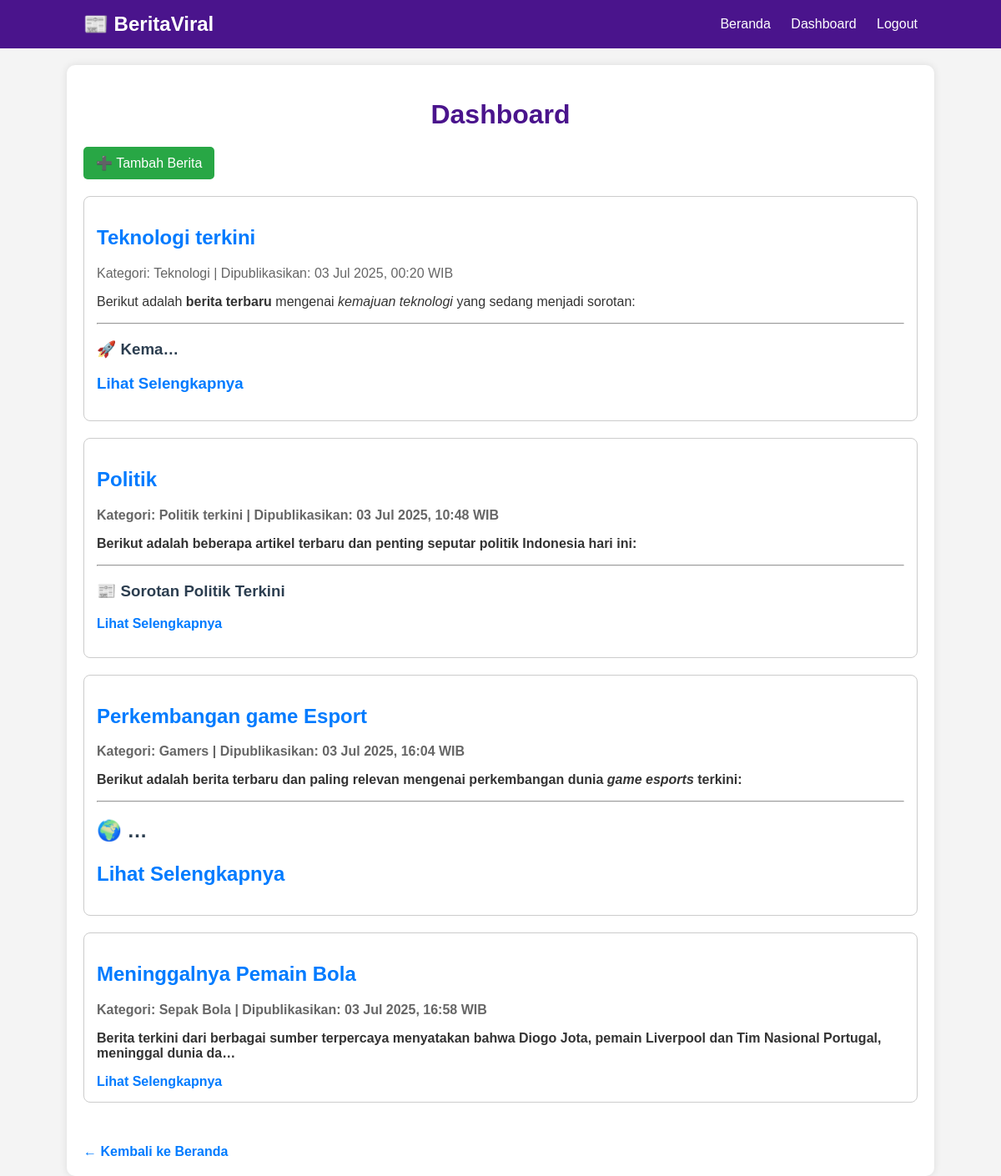
The page /dashboard/ (signed in) on the database its author committed.
### news/models.py (models this page shows, shortened)
class Berita(models.Model):
    judul = models.CharField(max_length=200)
    kategori = models.ForeignKey(Kategori, on_delete=models.CASCADE)
    konten = RichTextField()  # Gunakan CKEditor
    created_at = models.DateTimeField(auto_now_add=True)
    thumbnail = models.ImageField(upload_to='thumbnails/', blank=True, null=True)
    gambar = models.ImageField(upload_to='gambar/', blank=True, null=True)

class Kategori(models.Model):
    nama = models.CharField(max_length=100)
    class Meta:
        verbose_name_plural = "Kategori"

### news/views.py (the view)
# urls.py: path('dashboard/', views.dashboard, name='dashboard'),
@login_required
def dashboard(request):
    berita_user = Berita.objects.all()  # Bisa difilter berdasarkan user jika modelnya mendukung
    return render(request, 'dashboard.html', {'berita_user': berita_user})

### news/templates/dashboard.html (shortened to what this page needs)
{% extends "base.html" %}
{% block content %}
<h1>Dashboard</h1>
<a href="{% url 'tambah_berita' %}"
    style="display: inline-block; margin-bottom: 20px; background-color: #28a745; color: white; padding: 10px 15px; border-radius: 5px; text-decoration: none;">
    ➕ Tambah Berita
</a>
{% if berita_user %}
{% for b in berita_user %}
<div style="margin-bottom: 20px; border: 1px solid #ccc; padding: 15px; border-radius: 8px;">
    <h2><a href="{% url 'berita_detail' b.pk %}">{{ b.judul }}</a></h2>
    <p style="color: #666;">
        Kategori: {{ b.kategori.nama }} |
        Dipublikasikan: {{ b.created_at|date:"d M Y, H:i" }} WIB
    </p>
    <p>{{ b.konten|truncatechars:150|safe }}</p>
    <a href="{% url 'berita_detail' b.pk %}" style="color: #007bff;">Lihat Selengkapnya</a>
</div>
{% endfor %}
{% else %}
<p>Belum ada berita tersedia.</p>
{% endif %}
<a href="{% url 'home' %}" style="margin-top: 30px; display: inline-block;">← Kembali ke Beranda</a>
{% endblock %}

### news/static/css/style.css (style rules this page uses)
body { font-family: Arial, sans-serif; background-color: #f8f9fa; color: #333; margin: 20px; }
h1, h2, h3 { font-weight: bold; color: #2c3e50; }
a { text-decoration: none; color: #007bff; }
body { font-family: 'Segoe UI', Tahoma, Geneva, Verdana, sans-serif; background: #f5f5f5; margin: 0; padding: 0; }
h1 { text-align: center; color: #4a148c; margin-bottom: 20px; }
body { font-family: Arial, sans-serif; background: #f4f4f4; color: #333; margin: 0; padding: 0; }

### rows shown on the page
Berita: judul "Teknologi terkini", kategori.nama "Teknologi", created_at "03 Jul 2025, 00:20", konten "Berikut adalah berita terbaru mengenai kemajuan teknologi yang sedang menjadi sorotan: 🚀 Kema…"
Berita: judul "Politik", kategori.nama "Politik terkini", created_at "03 Jul 2025, 10:48", konten "Berikut adalah beberapa artikel terbaru dan penting seputar politik Indonesia hari ini: 📰 Sorotan Politik Terkini"
Berita: judul "Perkembangan game Esport", kategori.nama "Gamers", created_at "03 Jul 2025, 16:04", konten "Berikut adalah berita terbaru dan paling relevan mengenai perkembangan dunia game esports terkini: 🌍 …"
Berita: judul "Meninggalnya Pemain Bola", kategori.nama "Sepak Bola", created_at "03 Jul 2025, 16:58", konten "Berita terkini dari berbagai sumber terpercaya menyatakan bahwa Diogo Jota, pemain Liverpool dan Tim Nasional Portugal, meninggal dunia da…"
